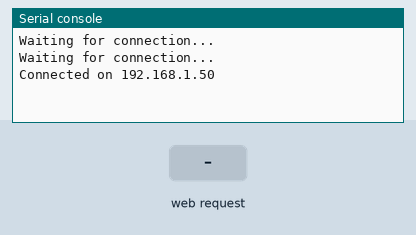
Simulated run of this program. Board: Raspberry Pi Pico running MicroPython. On the bench: the last lines printed to the serial console. Inputs (shaded band) come from the test bench. WiFi joins after 1.5 s.

Above: at 3.2 s.
3.3 s: HTTP request GET /forward? received
At 3.7 s:
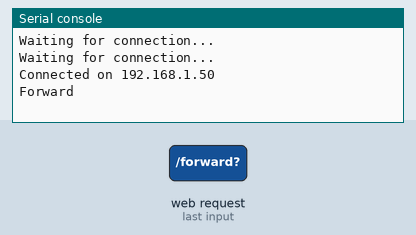
4.8 s: HTTP request GET /left? received
At 6.0 s:
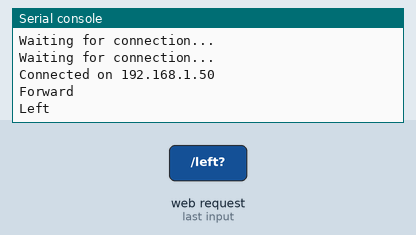
6.3 s: HTTP request GET /stop? received
At 7.2 s:
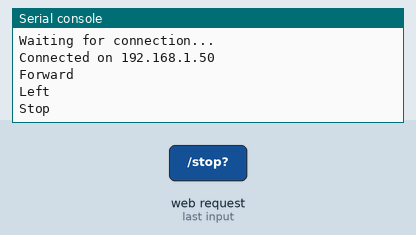
7.8 s: HTTP request GET /right? received
At 8.3 s:
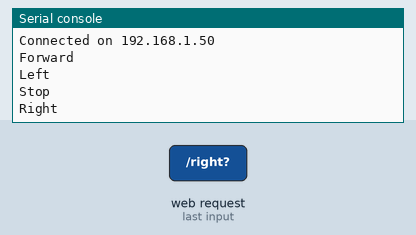
9.3 s: HTTP request GET /back? received
At 10.6 s:
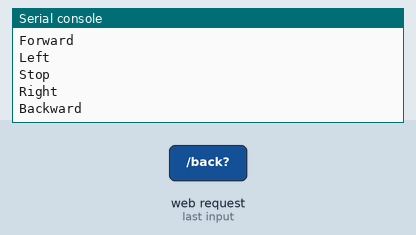

The program:

rc.py
```python
from time import sleep
#from machine import UART, Pin
import machine
import network
import socket


# Yes, these could be in another file. But on the Pico! So no more secure. :)
ssid = 'Device-Northwestern'
password = ''

def move_forward():
    print ("Forward")
    uart.write('1\n')

def move_backward():
    print ("Backward")
    uart.write('2\n')

def move_stop():
    print ("Stop")
    uart.write('3\n')

def move_left():
    print ("Left")
    uart.write('4\n')

def move_right():
    print ("Right")
    uart.write('5\n')

def connect():
    #Connect to WLAN
    wlan = network.WLAN(network.STA_IF)
    wlan.active(True)
    wlan.connect(ssid, password)
    while wlan.isconnected() == False:
        print('Waiting for connection...')
        sleep(1)
    ip = wlan.ifconfig()[0]
    print(f'Connected on {ip}')
    return ip

def open_socket(ip):
    # Open a socket
    address = (ip, 80)
    connection = socket.socket()
    connection.bind(address)
    connection.listen(1)
    return connection

def webpage():
    #Template HTML
    html = f"""
            <!DOCTYPE html>
            <html>
            <head>
            <title>Zumo Robot Control</title>
            </head>
            <center><b>
            <form action="./forward">
            <input type="submit" value="Forward" style="height:120px; width:120px" />
            </form>
            <table><tr>
            <td><form action="./left">
            <input type="submit" value="Left" style="height:120px; width:120px" />
            </form></td>
            <td><form action="./stop">
            <input type="submit" value="Stop" style="height:120px; width:120px" />
            </form></td>
            <td><form action="./right">
            <input type="submit" value="Right" style="height:120px; width:120px" />
            </form></td>
            </tr></table>
            <form action="./back">
            <input type="submit" value="Back" style="height:120px; width:120px" />
            </form>
            </body>
            </html>
            """
    return str(html)

def serve(connection):
    #Start web server
    while True:
        client = connection.accept()[0]
        request = client.recv(1024)
        request = str(request)
        try:
            request = request.split()[1]
        except IndexError:
            pass
        if request == '/forward?':
            move_forward()
        elif request =='/left?':
            move_left()
        elif request =='/stop?':
            move_stop()
        elif request =='/right?':
            move_right()
        elif request =='/back?':
            move_backward()
        html = webpage()
        client.send(html)
        client.close()

try:
    tx = machine.Pin(4, machine.Pin.OUT)
    rx = machine.Pin(5, machine.Pin.OUT)
    uart = machine.UART(1, 9600)                         # init with given baudrate
    uart.init(9600, bits=8, parity=None, stop=1, tx=tx, rx=rx) # init with given parameters


    ip = connect()
    connection = open_socket(ip)
    serve(connection)


except KeyboardInterrupt:
    machine.reset()
```

Measured:
- after the input at 3.3 s, the serial console: prints a new line at once (image 1)
- after the input at 4.8 s, the serial console: prints a new line at once (image 2)
- after the input at 6.3 s, the serial console: prints a new line at once (image 3)
- after the input at 7.8 s, the serial console: prints a new line at once (image 4)
- after the input at 9.3 s, the serial console: prints a new line at once (image 5)
